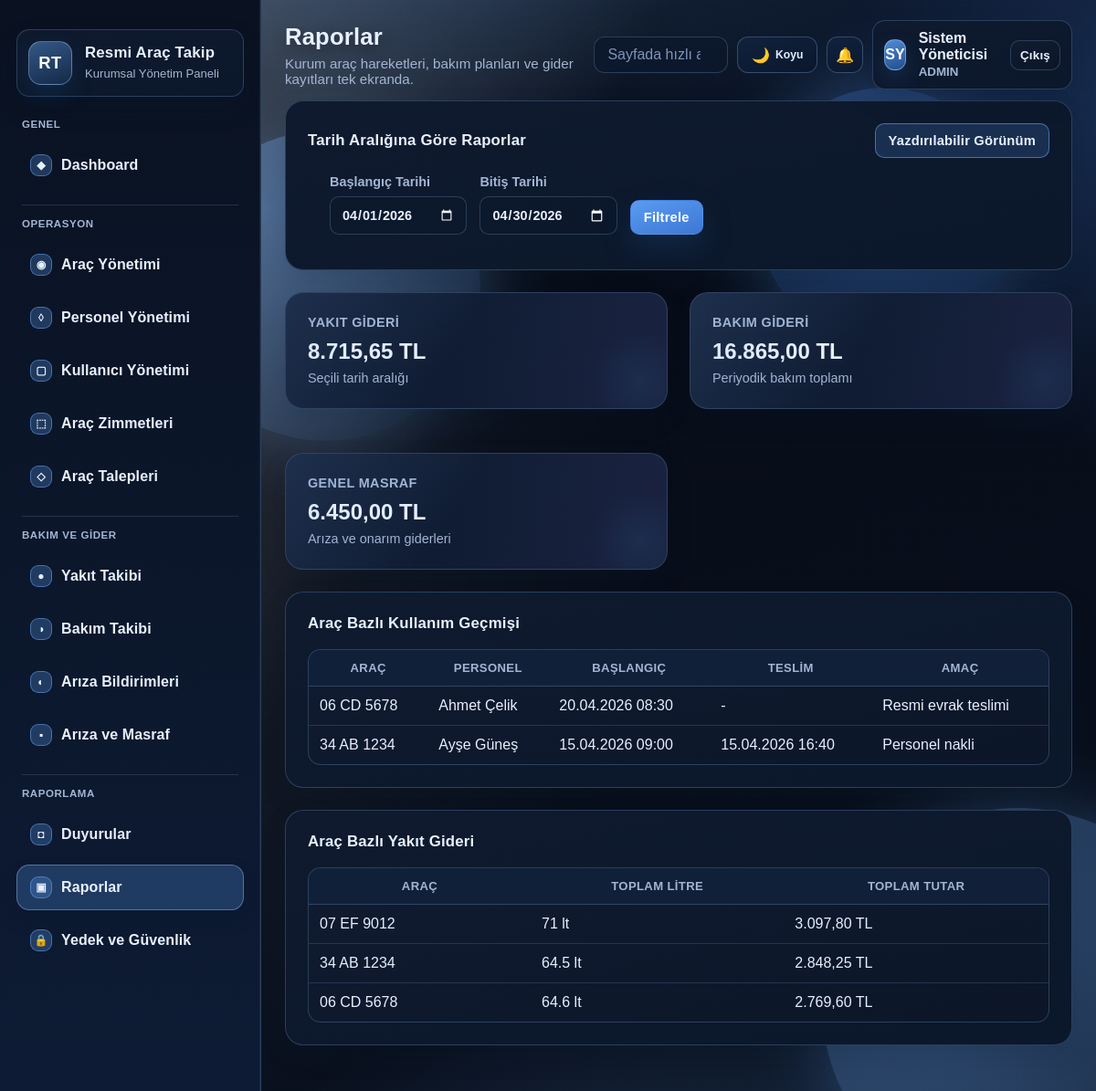
Page /modules/reports/index.php (signed in) on the committed database.
### tables this page shows
CREATE TABLE vehicle_assignments (
    id INT UNSIGNED AUTO_INCREMENT PRIMARY KEY,
    vehicle_id INT UNSIGNED NOT NULL,
    personnel_id INT UNSIGNED NOT NULL,
    assigned_at DATETIME NOT NULL,
    expected_return_at DATETIME NULL,
    received_by_personnel_at DATETIME NULL,
    receive_note TEXT NULL,
    returned_at DATETIME NULL,
    start_km INT UNSIGNED NOT NULL,
    end_km INT UNSIGNED NULL,
    return_note TEXT NULL,
    issue_note TEXT NULL,
    usage_purpose VARCHAR(180) NOT NULL,
    route_info VARCHAR(180) NULL,
    description TEXT NULL,
    return_status ENUM('iade edilmedi', 'iade edildi') NOT NULL DEFAULT 'iade edilmedi',
    created_at TIMESTAMP NOT NULL DEFAULT CURRENT_TIMESTAMP,
    CONSTRAINT fk_assignment_vehicle FOREIGN KEY (vehicle_id) REFERENCES vehicles(id) ON DELETE CASCADE,
    CONSTRAINT fk_assignment_personnel FOREIGN KEY (personnel_id) REFERENCES personnel(id) ON DELETE CASCADE
);

CREATE TABLE vehicles (
    id INT UNSIGNED AUTO_INCREMENT PRIMARY KEY,
    plate_number VARCHAR(20) NOT NULL UNIQUE,
    brand VARCHAR(80) NOT NULL,
    model VARCHAR(80) NOT NULL,
    model_year YEAR NOT NULL,
    vehicle_type VARCHAR(60) NOT NULL,
    fuel_type VARCHAR(30) NOT NULL,
    current_km INT UNSIGNED NOT NULL DEFAULT 0,
    status ENUM('müsait', 'kullanımda', 'bakımda', 'pasif') NOT NULL DEFAULT 'müsait',
    license_note TEXT NULL,
    inspection_due_date DATE NULL,
    insurance_due_date DATE NULL,
    created_at TIMESTAMP NOT NULL DEFAULT CURRENT_TIMESTAMP
);

CREATE TABLE personnel (
    id INT UNSIGNED AUTO_INCREMENT PRIMARY KEY,
    user_id INT UNSIGNED NULL UNIQUE,
    full_name VARCHAR(120) NOT NULL,
    registration_no VARCHAR(30) NOT NULL UNIQUE,
    phone VARCHAR(30) NULL,
    email VARCHAR(120) NULL,
    department VARCHAR(100) NOT NULL,
    duty_title VARCHAR(100) NOT NULL,
    license_class VARCHAR(20) NULL,
    status ENUM('aktif', 'pasif') NOT NULL DEFAULT 'aktif',
    created_at TIMESTAMP NOT NULL DEFAULT CURRENT_TIMESTAMP,
    CONSTRAINT fk_personnel_user FOREIGN KEY (user_id) REFERENCES users(id) ON DELETE SET NULL
);

### includes/functions.php (called while the page is built, shortened)
<?php
require_once __DIR__ . '/../config/config.php';
function app_url(string $path = ''): string
{
    return rtrim(BASE_URL, '/') . '/' . ltrim($path, '/');
}
function e(null|string|int|float $value): string
{
    return htmlspecialchars((string) $value, ENT_QUOTES | ENT_SUBSTITUTE, 'UTF-8');
}
function format_date(?string $date, string $format = 'd.m.Y'): string
{
    if (!$date) {
        return '-';
    }
    return date($format, strtotime($date));
}
function format_money(float $amount): string
{
    return number_format($amount, 2, ',', '.') . ' TL';
}
function fetch_all(string $sql, array $params = []): array
{
    $stmt = db()->prepare($sql);
    $stmt->execute($params);
    return $stmt->fetchAll();
}
function sum_value(string $sql, array $params = []): float
{
    $stmt = db()->prepare($sql);
    $stmt->execute($params);
    return (float) ($stmt->fetchColumn() ?: 0);
}

### config/config.php (called while the page is built, shortened)
<?php
function db(): PDO
{
    static $pdo = null;
    if ($pdo instanceof PDO) {
        return $pdo;
    }
    $dsn = sprintf('mysql:host=%s;port=%s;dbname=%s;charset=utf8mb4', DB_HOST, DB_PORT, DB_NAME);
    $pdo = new PDO($dsn, DB_USER, DB_PASS, [
        PDO::ATTR_ERRMODE => PDO::ERRMODE_EXCEPTION,
        PDO::ATTR_DEFAULT_FETCH_MODE => PDO::FETCH_ASSOC,
        PDO::ATTR_EMULATE_PREPARES => false,
        PDO::MYSQL_ATTR_INIT_COMMAND => "SET NAMES utf8mb4 COLLATE utf8mb4_turkish_ci",
    ]);
    $pdo->exec("SET CHARACTER SET utf8mb4");
    $pdo->exec("SET collation_connection = 'utf8mb4_turkish_ci'");
    return $pdo;
}

### modules/reports/index.php (the view, shortened to what this page needs)
<?php
require_once __DIR__ . '/../../includes/functions.php';
$startDate = $_GET['start_date'] ?? date('Y-m-01');
$endDate = $_GET['end_date'] ?? date('Y-m-t');
$usageReport = fetch_all(
    'SELECT v.plate_number, p.full_name, va.assigned_at, va.returned_at, va.usage_purpose
     FROM vehicle_assignments va
     INNER JOIN vehicles v ON v.id = va.vehicle_id
     INNER JOIN personnel p ON p.id = va.personnel_id
     WHERE DATE(va.assigned_at) BETWEEN :start_date AND :end_date
     ORDER BY va.assigned_at DESC',
    ['start_date' => $startDate, 'end_date' => $endDate]
);
$vehicleFuel = fetch_all(
    'SELECT v.plate_number, SUM(f.litre) AS total_litre, SUM(f.amount) AS total_amount
     FROM fuel_logs f
     INNER JOIN vehicles v ON v.id = f.vehicle_id
     WHERE f.purchase_date BETWEEN :start_date AND :end_date
     GROUP BY f.vehicle_id
     ORDER BY total_amount DESC',
    ['start_date' => $startDate, 'end_date' => $endDate]
);
$costSummary = [
    'fuel' => sum_value('SELECT SUM(amount) FROM fuel_logs WHERE purchase_date BETWEEN :start_date AND :end_date', ['start_date' => $startDate, 'end_date' => $endDate]),
    'maintenance' => sum_value('SELECT SUM(cost) FROM maintenance_records WHERE next_maintenance_date BETWEEN :start_date AND :end_date', ['start_date' => $startDate, 'end_date' => $endDate]),
    'expense' => sum_value('SELECT SUM(amount) FROM expense_records WHERE expense_date BETWEEN :start_date AND :end_date', ['start_date' => $startDate, 'end_date' => $endDate]),
];
include __DIR__ . '/../../includes/header.php';
?>
<section class="panel">
    <div class="panel-head">
        <h2>Tarih Aralığına Göre Raporlar</h2>
        <a class="button secondary" href="<?= e(app_url('modules/reports/print.php?start_date=' . $startDate . '&end_date=' . $endDate)) ?>" target="_blank">Yazdırılabilir Görünüm</a>
    </div>
    <div class="panel-body">
        <form accept-charset="UTF-8" class="filter-bar" method="get">
            <label>Başlangıç Tarihi
                <input type="date" name="start_date" value="<?= e($startDate) ?>">
            </label>
            <label>Bitiş Tarihi
                <input type="date" name="end_date" value="<?= e($endDate) ?>">
            </label>
            <button class="button primary" type="submit">Filtrele</button>
        </form>
    </div>
</section>
<section class="stats-grid">
    <article class="stat-card"><h3>Yakıt Gideri</h3><strong><?= e(format_money($costSummary['fuel'])) ?></strong><span>Seçili tarih aralığı</span></article>
    <article class="stat-card"><h3>Bakım Gideri</h3><strong><?= e(format_money($costSummary['maintenance'])) ?></strong><span>Periyodik bakım toplamı</span></article>
    <article class="stat-card"><h3>Genel Masraf</h3><strong><?= e(format_money($costSummary['expense'])) ?></strong><span>Arıza ve onarım giderleri</span></article>
</section>
<section class="panel">
    <div class="panel-head"><h2>Araç Bazlı Kullanım Geçmişi</h2></div>
    <div class="panel-body">
        <table class="table">
            <thead><tr><th>Araç</th><th>Personel</th><th>Başlangıç</th><th>Teslim</th><th>Amaç</th></tr></thead>
            <tbody>
            <?php foreach ($usageReport as $row): ?>
                <tr>
                    <td><?= e($row['plate_number']) ?></td>
                    <td><?= e($row['full_name']) ?></td>
                    <td><?= e(format_date($row['assigned_at'], 'd.m.Y H:i')) ?></td>
                    <td><?= e(format_date($row['returned_at'], 'd.m.Y H:i')) ?></td>
                    <td><?= e($row['usage_purpose']) ?></td>
                </tr>
            <?php endforeach; ?>
            </tbody>
        </table>
    </div>
</section>
<section class="panel">
    <div class="panel-head"><h2>Araç Bazlı Yakıt Gideri</h2></div>
    <div class="panel-body">
        <table class="table">
            <thead><tr><th>Araç</th><th>Toplam Litre</th><th>Toplam Tutar</th></tr></thead>
            <tbody>
            <?php foreach ($vehicleFuel as $row): ?>
                <tr>
                    <td><?= e($row['plate_number']) ?></td>
                    <td><?= e((string) round((float) $row['total_litre'], 2)) ?> lt</td>
                    <td><?= e(format_money((float) $row['total_amount'])) ?></td>
                </tr>
            <?php endforeach; ?>
            </tbody>
        </table>
    </div>
</section>
<?php include __DIR__ . '/../../includes/footer.php'; ?>

### rows in the picture
vehicle_assignments: vehicle.plate_number "06 CD 5678", personnel.full_name "Ahmet Çelik", assigned_at "20.04.2026 08:30", returned_at "-", usage_purpose "Resmi evrak teslimi"
vehicle_assignments: vehicle.plate_number "34 AB 1234", personnel.full_name "Ayşe Güneş", assigned_at "15.04.2026 09:00", returned_at "15.04.2026 16:40", usage_purpose "Personel nakli"

### other values in the picture
$group['title'] "GENEL"
$item['icon'] "◆"
$item['label'] "Dashboard"
$group['title'] "OPERASYON"
$item['icon'] "◉"
$item['label'] "Araç Yönetimi"
$item['icon'] "◊"
$item['label'] "Personel Yönetimi"
$item['icon'] "▢"
$item['label'] "Kullanıcı Yönetimi"
$item['icon'] "⬚"
$item['label'] "Araç Zimmetleri"
$item['icon'] "◇"
$item['label'] "Araç Talepleri"
$group['title'] "BAKIM VE GIDER"
